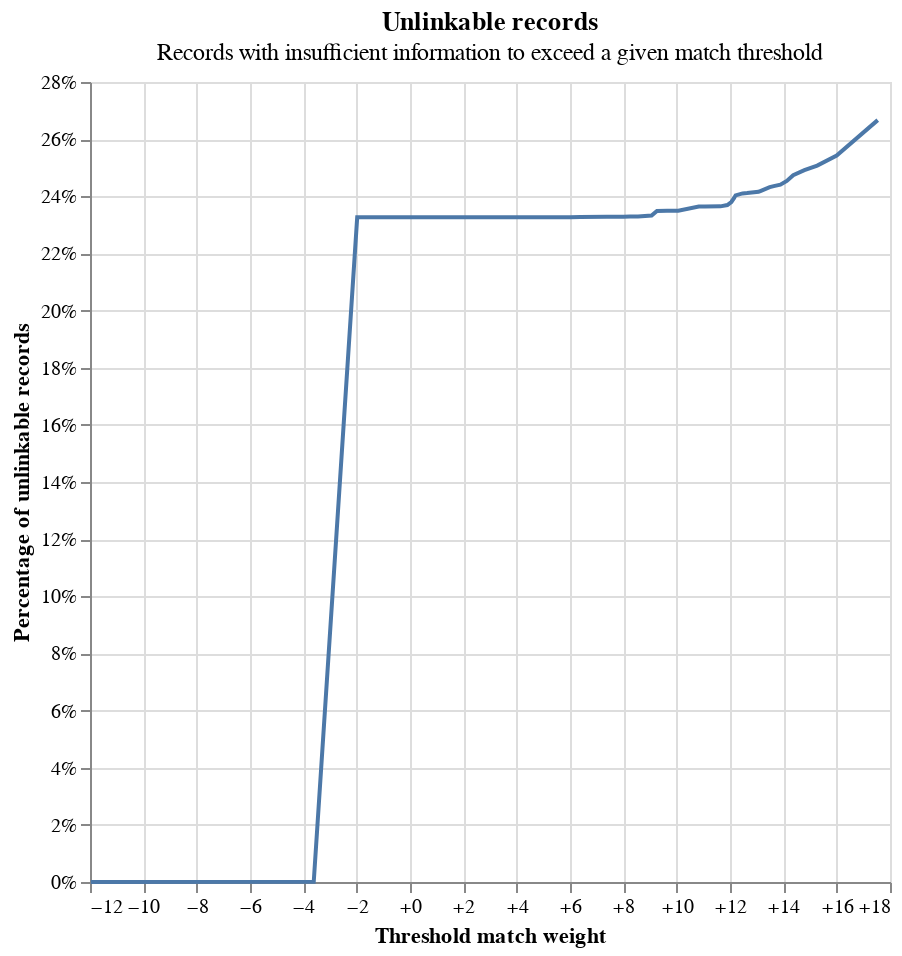

Source (notebook cell):
### Code cell
linker.unlinkables_chart()

### Figure 1 — Vega-Lite specification as saved in the notebook (floating-point values rounded to 4 significant figures)
{"config": {"view": {"continuousWidth": 400, "continuousHeight": 300}}, "layer": [{"mark": "line", "encoding": {"x": {"type": "quantitative", "axis": {"format": "+", "title": "Threshold match weight"}, "field": "match_weight"}, "y": {"type": "quantitative", "axis": {"format": "%", "title": "Percentage of unlinkable records"}, "field": "cum_prop"}}}, {"mark": "point", "encoding": {"opacity": {"value": 0}, "tooltip": [{"type": "quantitative", "field": "match_weight", "format": "+.5", "title": "Match weight"}, {"type": "quantitative", "field": "match_probability", "format": ".5", "title": "Match probability"}, {"type": "quantitative", "field": "cum_prop", "format": ".3%", "title": "Proportion of unlinkable records"}], "x": {"type": "quantitative", "field": "match_weight"}, "y": {"type": "quantitative", "field": "cum_prop"}}, "selection": {"selector112": {"type": "single", "nearest": true, "on": "mouseover", "fields": ["match_weight", "cum_prop"], "empty": "none"}}}, {"mark": "point", "encoding": {"opacity": {"condition": {"value": 1, "selection": "selector112"}, "value": 0}, "x": {"type": "quantitative", "axis": {"title": "Threshold match weight"}, "field": "match_weight"}, "y": {"type": "quantitative", "axis": {"format": "%", "title": "Percentage of unlinkable records"}, "field": "cum_prop"}}}, {"mark": {"type": "rule", "color": "gray"}, "encoding": {"x": {"type": "quantitative", "field": "match_weight"}}, "transform": [{"filter": {"selection": "selector112"}}]}, {"mark": {"type": "rule", "color": "gray"}, "encoding": {"y": {"type": "quantitative", "field": "cum_prop"}}, "transform": [{"filter": {"selection": "selector112"}}]}], "data": {"values": [{"match_weight": -11.97, "match_probability": 0.00025, "prop": 2.981e-05, "cum_prop": 2.981e-05}, {"match_weight": -3.61, "match_probability": 0.07561, "prop": 2.981e-05, "cum_prop": 5.963e-05}, {"match_weight": -1.98, "match_probability": 0.2025, "prop": 0.2326, "cum_prop": 0.2327}, {"match_weight": 6.01, "match_probability": 0.9847, "prop": 2.981e-05, "cum_prop": 0.2327}, {"match_weight": 6.38, "match_probability": 0.9881, "prop": 8.944e-05, "cum_prop": 0.2328}, {"match_weight": 7.38, "match_probability": 0.994, "prop": 2.981e-05, "cum_prop": 0.2328}, {"match_weight": 7.83, "match_probability": 0.9956, "prop": 2.981e-05, "cum_prop": 0.2328}, {"match_weight": 8.0, "match_probability": 0.9961, "prop": 2.981e-05, "cum_prop": 0.2329}, {"match_weight": 8.25, "match_probability": 0.9967, "prop": 2.981e-05, "cum_prop": 0.2329}, {"match_weight": 8.55, "match_probability": 0.9973, "prop": 5.963e-05, "cum_prop": 0.233}, {"match_weight": 9.06, "match_probability": 0.9981, "prop": 0.0002981, "cum_prop": 0.2333}, {"match_weight": 9.26, "match_probability": 0.9984, "prop": 0.00161, "cum_prop": 0.2349}, {"match_weight": 9.64, "match_probability": 0.9988, "prop": 2.981e-05, "cum_prop": 0.2349}, {"match_weight": 9.83, "match_probability": 0.9989, "prop": 2.981e-05, "cum_prop": 0.2349}, {"match_weight": 10.06, "match_probability": 0.9991, "prop": 2.981e-05, "cum_prop": 0.235}, {"match_weight": 10.83, "match_probability": 0.9994, "prop": 0.001431, "cum_prop": 0.2364}, {"match_weight": 11.06, "match_probability": 0.9995, "prop": 2.981e-05, "cum_prop": 0.2364}, {"match_weight": 11.64, "match_probability": 0.9997, "prop": 5.963e-05, "cum_prop": 0.2365}, {"match_weight": 11.9, "match_probability": 0.9997, "prop": 0.0004472, "cum_prop": 0.2369}, {"match_weight": 12.05, "match_probability": 0.9998, "prop": 0.001073, "cum_prop": 0.238}, {"match_weight": 12.15, "match_probability": 0.9998, "prop": 0.001342, "cum_prop": 0.2393}, {"match_weight": 12.21, "match_probability": 0.9998, "prop": 0.0009838, "cum_prop": 0.2403}, {"match_weight": 12.47, "match_probability": 0.9998, "prop": 0.0006857, "cum_prop": 0.241}, {"match_weight": 12.64, "match_probability": 0.9998, "prop": 0.0001193, "cum_prop": 0.2411}, {"match_weight": 13.07, "match_probability": 0.9999, "prop": 0.0004174, "cum_prop": 0.2415}, {"match_weight": 13.16, "match_probability": 0.9999, "prop": 0.0003578, "cum_prop": 0.2419}, {"match_weight": 13.49, "match_probability": 0.9999, "prop": 0.001282, "cum_prop": 0.2432}, {"match_weight": 13.64, "match_probability": 0.9999, "prop": 0.0003876, "cum_prop": 0.2436}, {"match_weight": 13.89, "match_probability": 0.9999, "prop": 0.000477, "cum_prop": 0.2441}, {"match_weight": 14.13, "match_probability": 0.9999, "prop": 0.001342, "cum_prop": 0.2454}, {"match_weight": 14.37, "match_probability": 1.0, "prop": 0.001997, "cum_prop": 0.2474}, {"match_weight": 14.79, "match_probability": 1.0, "prop": 0.001729, "cum_prop": 0.2491}, {"match_weight": 15.27, "match_probability": 1.0, "prop": 0.00161, "cum_prop": 0.2507}, {"match_weight": 16.0, "match_probability": 1.0, "prop": 0.003548, "cum_prop": 0.2543}, {"match_weight": 17.54, "match_probability": 1.0, "prop": 0.01237, "cum_prop": 0.2667}]}, "height": 400, "title": {"text": "Unlinkable records", "subtitle": "Records with insufficient information to exceed a given match threshold"}, "width": 400, "$schema": "https://vega.github.io/schema/vega-lite/v4.8.1.json"}
